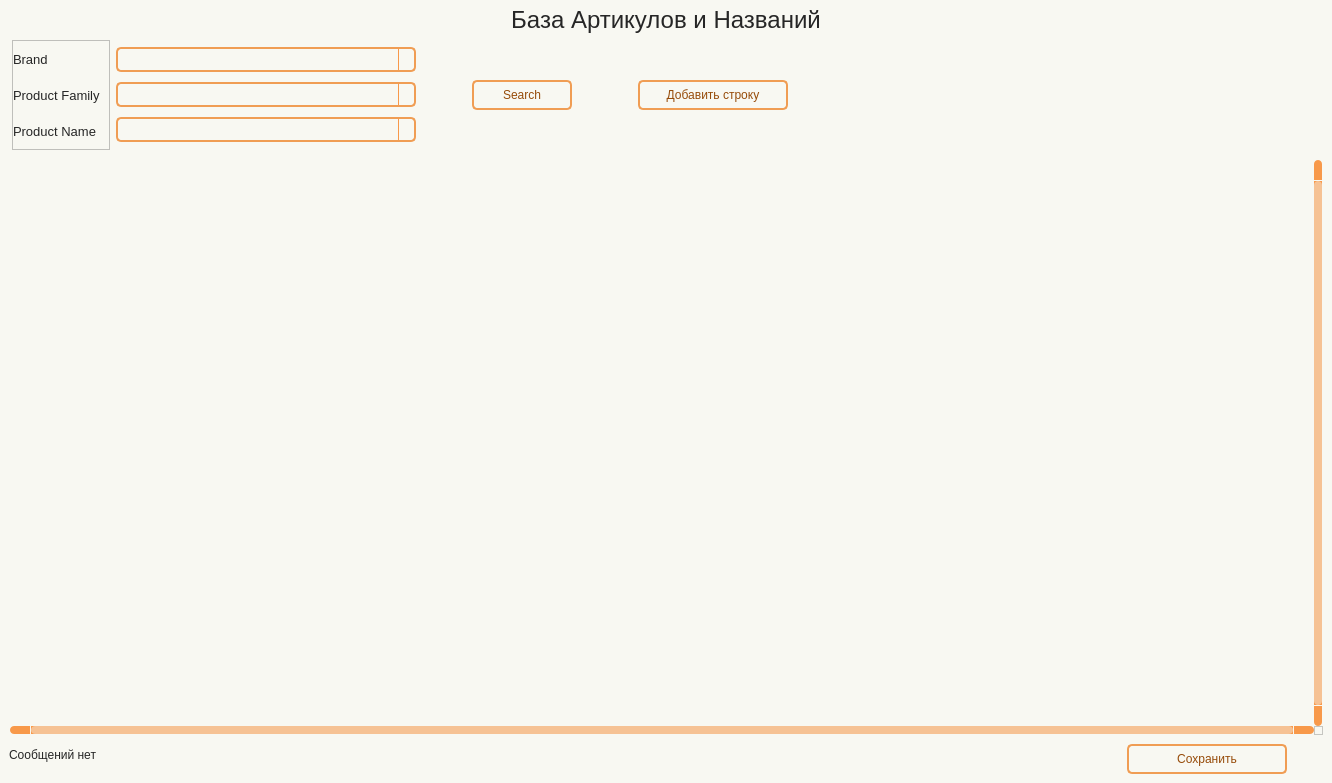
<?xml version="1.0" encoding="UTF-8"?>
<ui version="4.0">
 <class>Form</class>
 <widget class="QWidget" name="Form">
  <property name="geometry">
   <rect>
    <x>0</x>
    <y>0</y>
    <width>1332</width>
    <height>783</height>
   </rect>
  </property>
  <property name="minimumSize">
   <size>
    <width>930</width>
    <height>650</height>
   </size>
  </property>
  <property name="windowTitle">
   <string>Form</string>
  </property>
  <property name="styleSheet">
   <string notr="true">Form.QWidget{border: 2px solid #f28223;}

QWidget{
	background-color: #f8f8f2;
}

#Title_label.QLabel {
color: #262626;
font: 18pt &quot;Tahoma&quot;;
}

QLabel {
color: #262626;
font: 10pt &quot;Tahoma&quot;;
}

QPushButton {
	border: 2px solid #f09d54;
	border-radius: 5px;
	background-color: #f8f8f2;
	color: #964b09;
	font: 10pt &quot;Tahoma&quot;;
}

QPushButton:hover {
	background-color: #f28223;
	color: #ffffff;
}

QPushButton:pressed {
	background-color: #f28223;
	border: 2px solid #f28223;
	color: #ffffff;
}


QTableWidget {	
	background-color: #f8f8f2;
	padding: 10px;
	border-radius: 5px;
	gridline-color: #f8994a;
    outline: none;
	color: #262626;
}
QTableWidget::item{
	border-color: #f8994a;
	padding-left: 5px;
	padding-right: 5px;
	gridline-color: #f8994a;
	color: #262626;
	padding: 1px;
    font: 7pt &quot;Tahoma&quot;; 
}
QTableWidget::item:selected{
	background-color: #f28223;
    color: #ffffff;
}
QTableWidget::item:editable {
	background-color: #fff5cc;
	border: #ffffff;
}
QTableWidget::item:focus {
	background-color: #f28223;
	border: 2px solid #ffffff;
}
QHeaderView::section{
	background-color: #f8f8f2;
	border: none;
	border-style: none;
}
QTableWidget::horizontalHeader {	
	background-color: #f8994a;
	font: 10pt &quot;Tahoma&quot;;
}
QHeaderView::section:horizontal {
    border: 1px solid #f8994a;
	background-color: #ffd4af;
	padding: 3px;
	border-top-left-radius: 7px;
    border-top-right-radius: 7px;
    color: #262626;
}
QHeaderView::section:vertical {
    border: 1px solid #f8994a;
	color: #262626;
}

QLineEdit {
	background-color: #f8f8f2;
	border-radius: 5px;
	border: 2px solid #f09d54;
	padding-left: 10px;
	selection-color: rgb(255, 255, 255);
	selection-background-color: #f28223;
    color: #262626;
}
QLineEdit:hover {
	border: 2px solid #f28223;
}
QLineEdit:focus {
	border: 2px solid #f28223;
}

/* Стили для множественного выбора */
QListWidget {
    background-color: #f8f8f2;
    border: 2px solid #f09d54;
    border-radius: 5px;
    color: #262626;
    font: 10pt &quot;Tahoma&quot;;
}

QListWidget::item {
    padding: 5px;
    border-bottom: 1px solid #f8994a;
}

QListWidget::item:selected {
    background-color: #f28223;
    color: #ffffff;
}

QListWidget::item:hover {
    background-color: #ffd4af;
}

/* Улучшенная видимость чекбоксов */
QCheckBox::indicator {
    width: 16px;
    height: 16px;
}

QCheckBox::indicator:unchecked {
    border: 2px solid #f09d54;
    background-color: #f8f8f2;
    border-radius: 3px;
}

QCheckBox::indicator:checked {
    border: 2px solid #f28223;
    background-color: #f28223;
    border-radius: 3px;
    image: url(:/icon/icon/check.svg);
}

QCheckBox::indicator:hover {
    border: 2px solid #f28223;
}

QComboBox {
	background-color: #f8f8f2;
	border-radius: 5px;
	border: 2px solid #f09d54;
	padding-left: 10px;
	selection-color: #f28223;
	selection-background-color: #f28223;
    color: #262626;
	font: 9pt &quot;Tahoma&quot;;
}
QComboBox:hover {
	border: 2px solid #f28223;
	
}
QComboBox:focus {
	border: 2px solid #f28223;
}

QComboBox QAbstractItemView::item {
	color: #262626;
}
QComboBox QAbstractItemView::item::selected {
	background-color: #f09d54;
	color: #ffffff;
}

QComboBox::down-arrow {
	
	image: url(:/icon/icon/chevron-down — копия — копия.svg);
}
QComboBox::drop-down {
    subcontrol-origin: padding;
    subcontrol-position: top right;
    width: 15px;
    border-left-width: 1px;
    border-left-color: #f8994a;
    border-left-style: solid; /* just a single line */
    border-top-right-radius: 3px; /* same radius as the QComboBox */
    border-bottom-right-radius: 3px;
	color: #262626;
}

QScrollBar:horizontal {
    border: none;
    background: #f8994a;
    height: 8px;
    margin: 0px 21px 0 21px;
	border-radius: 0px;
}
QScrollBar::handle:horizontal {
    background: #f6c294;
    min-width: 20px;
	border-radius: 4px
}
QScrollBar::add-line:horizontal {
    border: none;
    background: #f8994a;
    width: 20px;
	border-top-right-radius: 4px;
    border-bottom-right-radius: 4px;
    subcontrol-position: right;
    subcontrol-origin: margin;
}
QScrollBar::sub-line:horizontal {
    border: none;
    background: #f8994a;
    width: 20px;
	border-top-left-radius: 4px;
    border-bottom-left-radius: 4px;
    subcontrol-position: left;
    subcontrol-origin: margin;
}
QScrollBar::up-arrow:horizontal, QScrollBar::down-arrow:horizontal
{
     background: none;
}
QScrollBar::add-page:horizontal, QScrollBar::sub-page:horizontal
{
     background: none;
}
 QScrollBar:vertical {
	border: none;
    background-color: #f8994a;
    width: 8px;
    margin: 21px 0 21px 0;
	border-radius: 0px;
 }
 QScrollBar::handle:vertical {	
	background: #f6c294;
    min-height: 25px;
	border-radius: 4px
 }
 QScrollBar::add-line:vertical {
     border: none;
    background: #f8994a;
     height: 20px;
	border-bottom-left-radius: 4px;
    border-bottom-right-radius: 4px;
     subcontrol-position: bottom;
     subcontrol-origin: margin;
 }
 QScrollBar::sub-line:vertical {
	border: none;
    background: #f8994a;
     height: 20px;
	border-top-left-radius: 4px;
    border-top-right-radius: 4px;
     subcontrol-position: top;
     subcontrol-origin: margin;
 }
 QScrollBar::up-arrow:vertical, QScrollBar::down-arrow:vertical {
     background: none;
 }

 QScrollBar::add-page:vertical, QScrollBar::sub-page:vertical {
     background: none;
 }

QDateEdit {
    background-color: #f8f8f2;
    border-radius: 5px;
    border: 2px solid #f09d54;
    padding-left: 10px; /* Add left padding */
    padding-right: 10px; /* Add right padding to accommodate the dropdown arrow */
    color: #262626;
    font: 10pt &quot;Tahoma&quot;;
    min-width: 80px; /* Minimum width to prevent text clipping */
}

QDateEdit:hover {
    border: 2px solid #f28223;
}

QDateEdit:focus {
    border: 2px solid #f28223;
}

QDateEdit::drop-down {
    subcontrol-origin: padding;
    subcontrol-position: top right;
    width: 25px; /* Keep the dropdown arrow width */
    border-left-width: 1px;
    border-left-color: #f8994a;
    border-left-style: solid;
    border-top-right-radius: 3px;
    border-bottom-right-radius: 3px;
    background-color: #f8f8f2;
}

QDateEdit::down-arrow {
	image: url(:/icon/icon/chevron-down — копия — копия.svg);
    width: 16px;
    height: 16px;
}

/* Calendar Styling */
QCalendarWidget {
    background-color: #f8f8f2;
    border: 2px solid #f28223;
    color: #262626;
}

QCalendarWidget QWidget {
    color: #262626;
}

QCalendarWidget QAbstractItemView {
    background-color: #f8f8f2;
    selection-background-color: #f28223;
    selection-color: #ffffff;
}

QCalendarWidget QToolButton {
    background-color: #ffd4af;
    color: #262626;
    font: 10pt &quot;Tahoma&quot;;
    border-radius: 3px;
    padding: 5px;
}

QCalendarWidget QToolButton:hover {
    background-color: #f28223;
    color: #ffffff;
}

QCalendarWidget QMenu {
    background-color: #f8f8f2;
    border: 1px solid #f28223;
}

QCalendarWidget QSpinBox {
    background-color: #f8f8f2;
    color: #262626;
    border: 1px solid #f09d54;
}

QCalendarWidget QSpinBox::up-button {
    subcontrol-origin: border;
    subcontrol-position: top right;
    width: 15px;
    border-left-width: 1px;
    border-left-color: #f8994a;
    border-left-style: solid;
}

QCalendarWidget QSpinBox::down-button {
    subcontrol-origin: border;
    subcontrol-position: bottom right;
    width: 15px;
    border-left-width: 1px;
    border-left-color: #f8994a;
    border-left-style: solid;
}

QCalendarWidget QSpinBox::up-arrow {
	image: url(:/icon/icon/chevron-up — копия — копия.svg);
    width: 10px;
    height: 10px;
}

QCalendarWidget QSpinBox::down-arrow {
	image: url(:/icon/icon/chevron-down — копия — копия.svg);
    width: 10px;
    height: 10px;
}

QTabWidget::pane {
    border: none;
    background: #f8f8f2;
}

QTabBar::tab {
    background-color: #ffd4af;   /* как шапка таблицы */
    color: #262626;
    padding: 6px 12px;
    min-height: 24px;
    border: 1px solid #f8994a;
    border-bottom: none;
    margin-right: 2px;
}

QTabBar::tab:selected {
    background-color: #f28223;
    color: #ffffff;
}

QTabBar::tab:!selected {
    background-color: #ffd4af;
    color: #262626;
}

QTabBar::tab:hover:!selected {
    background-color: #f6c294;
    color: #262626;
}
</string>
  </property>
  <layout class="QHBoxLayout" name="horizontalLayout">
   <property name="leftMargin">
    <number>0</number>
   </property>
   <property name="topMargin">
    <number>0</number>
   </property>
   <property name="rightMargin">
    <number>0</number>
   </property>
   <property name="bottomMargin">
    <number>0</number>
   </property>
   <item>
    <widget class="QWidget" name="widget" native="true">
     <layout class="QVBoxLayout" name="verticalLayout">
      <property name="spacing">
       <number>0</number>
      </property>
      <property name="leftMargin">
       <number>0</number>
      </property>
      <property name="topMargin">
       <number>0</number>
      </property>
      <property name="rightMargin">
       <number>0</number>
      </property>
      <property name="bottomMargin">
       <number>9</number>
      </property>
      <item alignment="Qt::AlignmentFlag::AlignHCenter">
       <widget class="QLabel" name="Title_label">
        <property name="minimumSize">
         <size>
          <width>0</width>
          <height>40</height>
         </size>
        </property>
        <property name="maximumSize">
         <size>
          <width>16777215</width>
          <height>40</height>
         </size>
        </property>
        <property name="font">
         <font>
          <family>Tahoma</family>
          <pointsize>18</pointsize>
          <italic>false</italic>
          <bold>false</bold>
         </font>
        </property>
        <property name="layoutDirection">
         <enum>Qt::LayoutDirection::LeftToRight</enum>
        </property>
        <property name="text">
         <string>База Артикулов и Названий</string>
        </property>
        <property name="alignment">
         <set>Qt::AlignmentFlag::AlignCenter</set>
        </property>
       </widget>
      </item>
      <item>
       <widget class="QFrame" name="frame_Search">
        <property name="minimumSize">
         <size>
          <width>0</width>
          <height>110</height>
         </size>
        </property>
        <property name="maximumSize">
         <size>
          <width>16777215</width>
          <height>150</height>
         </size>
        </property>
        <layout class="QHBoxLayout" name="horizontalLayout_2">
         <property name="leftMargin">
          <number>12</number>
         </property>
         <property name="topMargin">
          <number>0</number>
         </property>
         <property name="rightMargin">
          <number>0</number>
         </property>
         <property name="bottomMargin">
          <number>0</number>
         </property>
         <item>
          <widget class="QFrame" name="frame">
           <property name="frameShape">
            <enum>QFrame::Shape::StyledPanel</enum>
           </property>
           <property name="frameShadow">
            <enum>QFrame::Shadow::Raised</enum>
           </property>
           <layout class="QVBoxLayout" name="verticalLayout_2">
            <property name="leftMargin">
             <number>0</number>
            </property>
            <property name="topMargin">
             <number>3</number>
            </property>
            <property name="rightMargin">
             <number>9</number>
            </property>
            <property name="bottomMargin">
             <number>3</number>
            </property>
            <item>
             <widget class="QLabel" name="label_5">
              <property name="font">
               <font>
                <family>Tahoma</family>
                <pointsize>10</pointsize>
                <italic>false</italic>
                <bold>false</bold>
               </font>
              </property>
              <property name="text">
               <string>Brand</string>
              </property>
             </widget>
            </item>
            <item>
             <widget class="QLabel" name="label_4">
              <property name="font">
               <font>
                <family>Tahoma</family>
                <pointsize>10</pointsize>
                <italic>false</italic>
                <bold>false</bold>
               </font>
              </property>
              <property name="text">
               <string>Product Family</string>
              </property>
             </widget>
            </item>
            <item>
             <widget class="QLabel" name="label_3">
              <property name="font">
               <font>
                <family>Tahoma</family>
                <pointsize>10</pointsize>
                <italic>false</italic>
                <bold>false</bold>
               </font>
              </property>
              <property name="text">
               <string>Product Name</string>
              </property>
             </widget>
            </item>
           </layout>
          </widget>
         </item>
         <item>
          <widget class="QFrame" name="frame_2">
           <property name="minimumSize">
            <size>
             <width>300</width>
             <height>0</height>
            </size>
           </property>
           <property name="maximumSize">
            <size>
             <width>370</width>
             <height>16777215</height>
            </size>
           </property>
           <layout class="QVBoxLayout" name="verticalLayout_3">
            <property name="spacing">
             <number>6</number>
            </property>
            <property name="leftMargin">
             <number>0</number>
            </property>
            <property name="topMargin">
             <number>3</number>
            </property>
            <property name="rightMargin">
             <number>0</number>
            </property>
            <property name="bottomMargin">
             <number>3</number>
            </property>
            <item>
             <widget class="QComboBox" name="line_Brand">
              <property name="minimumSize">
               <size>
                <width>0</width>
                <height>25</height>
               </size>
              </property>
              <property name="maximumSize">
               <size>
                <width>16777215</width>
                <height>25</height>
               </size>
              </property>
              <property name="currentText">
               <string/>
              </property>
              <property name="currentIndex">
               <number>-1</number>
              </property>
             </widget>
            </item>
            <item>
             <widget class="QComboBox" name="line_Prod_Fam">
              <property name="minimumSize">
               <size>
                <width>0</width>
                <height>25</height>
               </size>
              </property>
              <property name="maximumSize">
               <size>
                <width>16777215</width>
                <height>25</height>
               </size>
              </property>
             </widget>
            </item>
            <item>
             <widget class="QComboBox" name="line_Prod_name">
              <property name="minimumSize">
               <size>
                <width>0</width>
                <height>25</height>
               </size>
              </property>
              <property name="maximumSize">
               <size>
                <width>16777215</width>
                <height>25</height>
               </size>
              </property>
             </widget>
            </item>
           </layout>
          </widget>
         </item>
         <item>
          <spacer name="horizontalSpacer">
           <property name="orientation">
            <enum>Qt::Orientation::Horizontal</enum>
           </property>
           <property name="sizeType">
            <enum>QSizePolicy::Policy::Fixed</enum>
           </property>
           <property name="sizeHint" stdset="0">
            <size>
             <width>50</width>
             <height>20</height>
            </size>
           </property>
          </spacer>
         </item>
         <item>
          <widget class="QFrame" name="frame_3">
           <property name="minimumSize">
            <size>
             <width>110</width>
             <height>0</height>
            </size>
           </property>
           <property name="maximumSize">
            <size>
             <width>93</width>
             <height>16777215</height>
            </size>
           </property>
           <layout class="QVBoxLayout" name="verticalLayout_4" stretch="0">
            <property name="spacing">
             <number>0</number>
            </property>
            <property name="leftMargin">
             <number>0</number>
            </property>
            <property name="topMargin">
             <number>0</number>
            </property>
            <property name="rightMargin">
             <number>0</number>
            </property>
            <property name="bottomMargin">
             <number>0</number>
            </property>
            <item>
             <widget class="QPushButton" name="btn_Search">
              <property name="minimumSize">
               <size>
                <width>100</width>
                <height>30</height>
               </size>
              </property>
              <property name="maximumSize">
               <size>
                <width>92</width>
                <height>16777215</height>
               </size>
              </property>
              <property name="text">
               <string>Search</string>
              </property>
              <property name="icon">
               <iconset resource="../resource.qrc">
                <normaloff>:/icon/icon/search — копия — копия.svg</normaloff>:/icon/icon/search — копия — копия.svg</iconset>
              </property>
             </widget>
            </item>
           </layout>
          </widget>
         </item>
         <item>
          <spacer name="horizontalSpacer_2">
           <property name="orientation">
            <enum>Qt::Orientation::Horizontal</enum>
           </property>
           <property name="sizeType">
            <enum>QSizePolicy::Policy::Fixed</enum>
           </property>
           <property name="sizeHint" stdset="0">
            <size>
             <width>50</width>
             <height>20</height>
            </size>
           </property>
          </spacer>
         </item>
         <item>
          <widget class="QPushButton" name="btn_AddLine">
           <property name="minimumSize">
            <size>
             <width>150</width>
             <height>30</height>
            </size>
           </property>
           <property name="text">
            <string>Добавить строку</string>
           </property>
           <property name="icon">
            <iconset resource="../resource.qrc">
             <normaloff>:/icon/icon/plus-circle — копия — копия.svg</normaloff>:/icon/icon/plus-circle — копия — копия.svg</iconset>
           </property>
          </widget>
         </item>
         <item>
          <spacer name="horizontalSpacer_3">
           <property name="orientation">
            <enum>Qt::Orientation::Horizontal</enum>
           </property>
           <property name="sizeHint" stdset="0">
            <size>
             <width>361</width>
             <height>20</height>
            </size>
           </property>
          </spacer>
         </item>
        </layout>
       </widget>
      </item>
      <item>
       <widget class="QTableWidget" name="table">
        <property name="verticalScrollBarPolicy">
         <enum>Qt::ScrollBarPolicy::ScrollBarAlwaysOn</enum>
        </property>
        <property name="horizontalScrollBarPolicy">
         <enum>Qt::ScrollBarPolicy::ScrollBarAlwaysOn</enum>
        </property>
        <property name="sizeAdjustPolicy">
         <enum>QAbstractScrollArea::SizeAdjustPolicy::AdjustToContents</enum>
        </property>
        <property name="autoScrollMargin">
         <number>10</number>
        </property>
        <property name="selectionMode">
         <enum>QAbstractItemView::SelectionMode::SingleSelection</enum>
        </property>
        <property name="textElideMode">
         <enum>Qt::TextElideMode::ElideMiddle</enum>
        </property>
        <property name="sortingEnabled">
         <bool>true</bool>
        </property>
        <property name="wordWrap">
         <bool>false</bool>
        </property>
        <property name="rowCount">
         <number>0</number>
        </property>
        <property name="columnCount">
         <number>0</number>
        </property>
        <attribute name="horizontalHeaderCascadingSectionResizes">
         <bool>true</bool>
        </attribute>
        <attribute name="horizontalHeaderMinimumSectionSize">
         <number>55</number>
        </attribute>
        <attribute name="horizontalHeaderDefaultSectionSize">
         <number>100</number>
        </attribute>
        <attribute name="horizontalHeaderShowSortIndicator" stdset="0">
         <bool>true</bool>
        </attribute>
        <attribute name="horizontalHeaderStretchLastSection">
         <bool>true</bool>
        </attribute>
        <attribute name="verticalHeaderVisible">
         <bool>false</bool>
        </attribute>
        <attribute name="verticalHeaderCascadingSectionResizes">
         <bool>true</bool>
        </attribute>
        <attribute name="verticalHeaderMinimumSectionSize">
         <number>24</number>
        </attribute>
        <attribute name="verticalHeaderDefaultSectionSize">
         <number>25</number>
        </attribute>
        <attribute name="verticalHeaderHighlightSections">
         <bool>false</bool>
        </attribute>
       </widget>
      </item>
      <item>
       <widget class="QFrame" name="frame_Update">
        <property name="minimumSize">
         <size>
          <width>0</width>
          <height>0</height>
         </size>
        </property>
        <property name="maximumSize">
         <size>
          <width>16777215</width>
          <height>50</height>
         </size>
        </property>
        <layout class="QHBoxLayout" name="horizontalLayout_4">
         <property name="spacing">
          <number>0</number>
         </property>
         <property name="leftMargin">
          <number>0</number>
         </property>
         <property name="topMargin">
          <number>0</number>
         </property>
         <property name="rightMargin">
          <number>0</number>
         </property>
         <property name="bottomMargin">
          <number>0</number>
         </property>
         <item>
          <widget class="QFrame" name="frame_4">
           <property name="minimumSize">
            <size>
             <width>0</width>
             <height>0</height>
            </size>
           </property>
           <layout class="QVBoxLayout" name="verticalLayout_5">
            <property name="topMargin">
             <number>0</number>
            </property>
            <property name="rightMargin">
             <number>0</number>
            </property>
            <item>
             <widget class="QLabel" name="label_msg">
              <property name="text">
               <string>Сообщений нет</string>
              </property>
             </widget>
            </item>
           </layout>
          </widget>
         </item>
         <item>
          <widget class="QFrame" name="frame_5">
           <property name="minimumSize">
            <size>
             <width>120</width>
             <height>0</height>
            </size>
           </property>
           <property name="maximumSize">
            <size>
             <width>250</width>
             <height>16777215</height>
            </size>
           </property>
           <layout class="QHBoxLayout" name="horizontalLayout_3">
            <property name="spacing">
             <number>0</number>
            </property>
            <property name="leftMargin">
             <number>0</number>
            </property>
            <property name="topMargin">
             <number>0</number>
            </property>
            <property name="rightMargin">
             <number>0</number>
            </property>
            <property name="bottomMargin">
             <number>0</number>
            </property>
            <item>
             <widget class="QPushButton" name="btn_Save">
              <property name="minimumSize">
               <size>
                <width>160</width>
                <height>30</height>
               </size>
              </property>
              <property name="maximumSize">
               <size>
                <width>160</width>
                <height>16777215</height>
               </size>
              </property>
              <property name="text">
               <string>Сохранить</string>
              </property>
              <property name="icon">
               <iconset resource="../resource.qrc">
                <normaloff>:/icon/icon/save — копия — копия.svg</normaloff>:/icon/icon/save — копия — копия.svg</iconset>
              </property>
             </widget>
            </item>
           </layout>
          </widget>
         </item>
        </layout>
       </widget>
      </item>
     </layout>
    </widget>
   </item>
  </layout>
 </widget>
 <resources>
  <include location="../resource.qrc"/>
 </resources>
 <connections/>
</ui>
